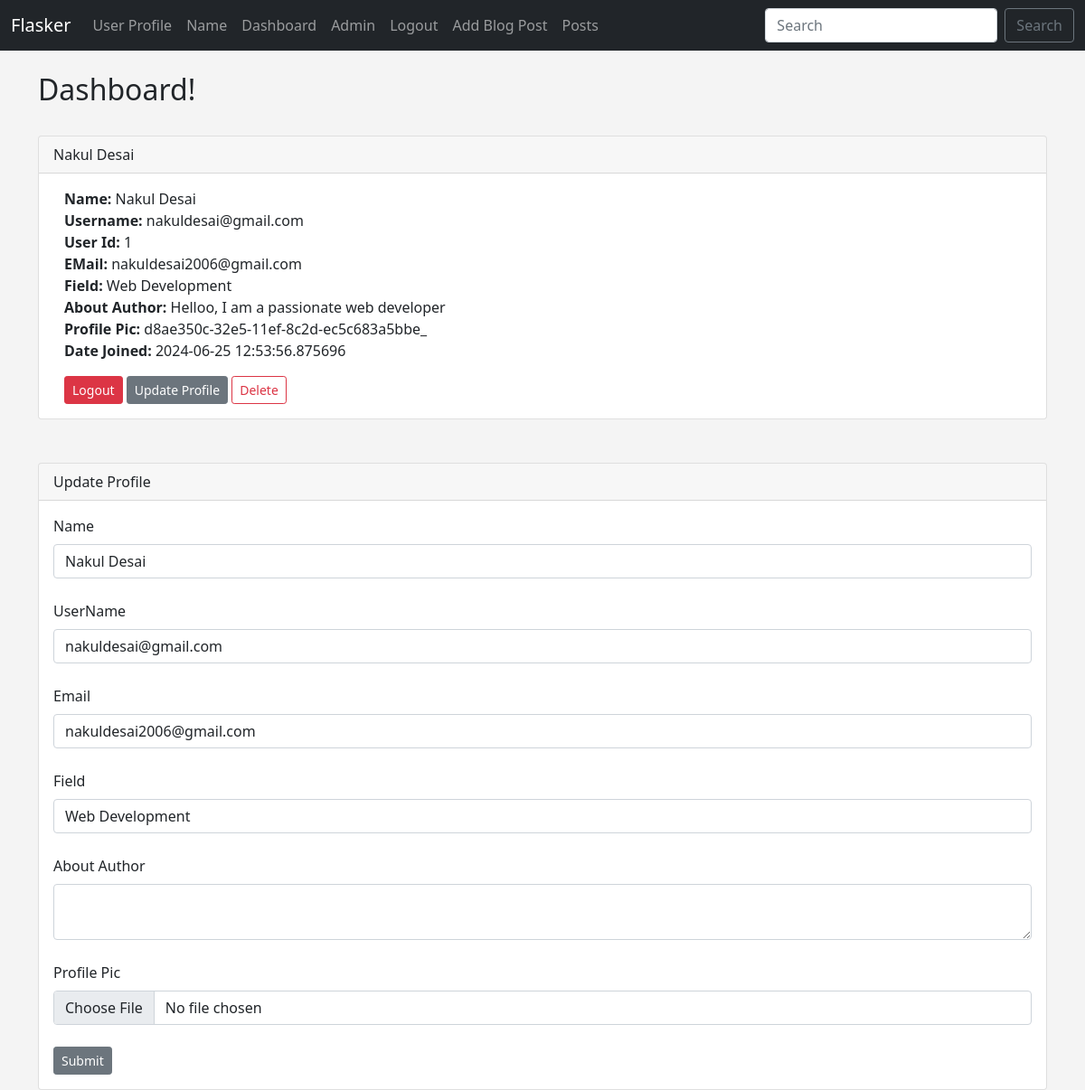
The page /dashboard (signed in) on the database as committed earlier.
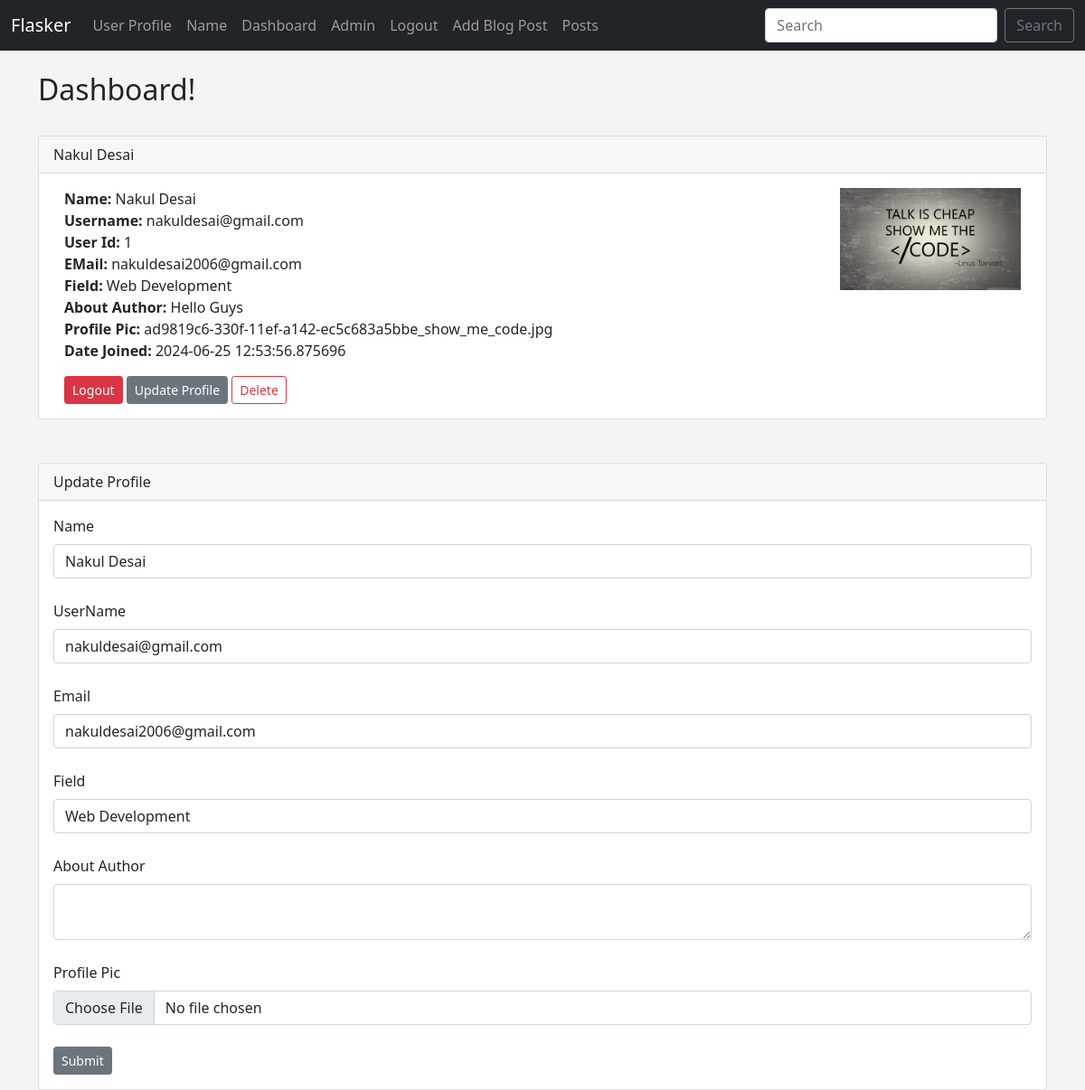
The same page on the database as committed later.
### app.py (models this page shows, shortened)
class Users(db.Model,UserMixin):
	id = db.Column(db.Integer, primary_key=True)
	username = db.Column(db.String(20), nullable=False, unique=True)
	name = db.Column(db.String(200), nullable=False)
	email = db.Column(db.String(120), nullable=False, unique=True)
	field = db.Column(db.String(120))
	about_author = db.Column(db.Text(500), nullable=True)
	date_added = db.Column(db.DateTime, default=datetime.now)
	profile_pic = db.Column(db.String, nullable=True)
	password_hash = db.Column(db.String(200))
	posts = db.relationship('Posts', backref='poster')
	@property
	def password(self):
		raise AttributeError('password is not a readable attribute!')

### app.py (the view)
@app.route('/dashboard', methods=['GET', 'POST'])
@login_required
def dashboard():
	form = UserForm()
	id = current_user.id
	name_to_update = Users.query.get_or_404(id)
	if request.method == "POST":
		name_to_update.name = request.form['name']
		name_to_update.email = request.form['email']
		name_to_update.field = request.form['field']
		name_to_update.username = request.form['username']
		name_to_update.about_author = request.form['about_author']
		if request.files['profile_pic']:
			name_to_update.profile_pic = request.files['profile_pic']
			pic_filename = secure_filename(name_to_update.profile_pic.filename)
			pic_name = str(uuid.uuid1()) + '_' + pic_filename
			saver = request.files['profile_pic']
			name_to_update.profile_pic = pic_name
			try:
				db.session.commit()
				saver.save(os.path.join(app.config['UPLOAD_FOLDER'], pic_name))
				flash("User Updated Successfully!")
				return render_template("dashboard.html",
					form=form,
					name_to_update = name_to_update)
			except:
				flash("Error!  Looks like there was a problem...try again!")
				return render_template("dashboard.html",
					form=form,
					name_to_update = name_to_update)
		else:
			db.session.commit()
			flash("User Updated Successfully!")
			return render_template("dashboard.html",
				form=form,
				name_to_update = name_to_update)
	else:
		return render_template("dashboard.html",
				form=form,
				name_to_update = name_to_update,
				id = id)

### webforms.py
class UserForm(FlaskForm):
	name = StringField("Name", validators=[DataRequired()])
	username = StringField("UserName", validators=[DataRequired()])
	email = StringField("Email", validators=[DataRequired()])
	field = StringField("Field")
	about_author = TextAreaField("About Author")
	password_hash = PasswordField('Password', validators=[DataRequired(), EqualTo('password_hash2', message='Passwords Must Match!')])
	password_hash2 = PasswordField('Confirm Password', validators=[DataRequired()])
	profile_pic = FileField('Profile Pic')
	submit = SubmitField("Submit")

class SearchForm(FlaskForm):
	searched = StringField('Searched', validators=[DataRequired()])
	submit = SubmitField('Search')

### app.py (called while the page is built)
@login_manager.user_loader
def load_user(user_id):
	return Users.query.get(int(user_id))

@app.context_processor
def base():
	form = SearchForm()
	return dict(form=form)

### templates/dashboard.html (shortened to what this page needs)
{% extends 'base.html' %}
{% block content %}
<h2>Dashboard!</h2>
<br />
<div class="card">
	<div class="card-header">
		{{ current_user.name }}
	</div>
	<div class="card-body">
		<div class="container">
			<div class="row">
				<div class="col-8">
					<p class="card-text">
						<strong>Name: </strong>{{ current_user.name }}<br>
						<strong>Username: </strong>{{ current_user.username }}<br>
						<strong>User Id: </strong>{{ current_user.id }}<br>
						<strong>EMail: </strong>{{ current_user.email }}<br>
						<strong>Field: </strong>{{ current_user.field }}<br>
						<strong>About Author: </strong>{{ current_user.about_author }}<br>
						<strong>Profile Pic: </strong>{{ current_user.profile_pic }}<br>
						<strong>Date Joined: </strong>{{ current_user.date_added }}<br>
					</p>
					<a href="{{ url_for('logout') }}" class="btn btn-danger btn-sm">Logout</a>
					<a href="{{url_for('update', id=current_user.id)}}" class="btn btn-secondary btn-sm">Update Profile</a>
					<a href="{{ url_for('delete', id=current_user.id) }}" class="btn btn-outline-danger btn-sm">Delete</a>
				</div>
				<div class="col-4">
					{% if current_user.profile_pic %}
						<img src="{{ url_for('static', filename='images/' + current_user.profile_pic) }}" alt="" width="200" align="right">
					{% else %}
						<img src="{{ url_for('static', filename='images/default_profile_pic.png') }}" alt="" width="200" align="right">
					{% endif %}
				</div>
			</div>
		</div>
	</div>
</div>
<br><br>
<div class="card">
	<div class="card-header">
		Update Profile
	</div>
	<div class="card-body">
		<form action="/dashboard" method="POST" enctype="multipart/form-data">
			{{form.name.label(class="form-label")}}
			{{form.name(class="form-control", value=name_to_update.name)}}
			<br>
			{{form.username.label(class="form-label")}}
			{{form.username(class="form-control", value=name_to_update.username)}}
			<br>
			{{form.email.label(class="form-label")}}
			{{form.email(class="form-control", value=name_to_update.email)}}
			<br>
			{{form.field.label(class="form-label")}}
			{{form.field(class="form-control", value=name_to_update.field)}}
			<br>
			{{form.about_author.label(class="form-label")}}
			{{form.about_author(class="form-control", value=name_to_update.field)}}
			<br>
			{{form.profile_pic.label(class="form-label")}}
			{{form.profile_pic(class="form-control", value=name_to_update.profile_pic)}}
			<br>
			{{form.submit(class="btn btn-secondary btn-sm")}}
		</form>
	</div>
</div>
{% endblock %}

Rows that differ between the two databases and show on the page:
changed Users "Nakul Desai": about_author "Helloo, I am a passionate web developer" → "Hello Guys"; profile_pic "d8ae350c-32e5-11ef-8c2d-ec5c683a5bbe_" → "ad9819c6-330f-11ef-a142-ec5c683a5bbe_show_me_code.jpg"; profile_pic: picture added
